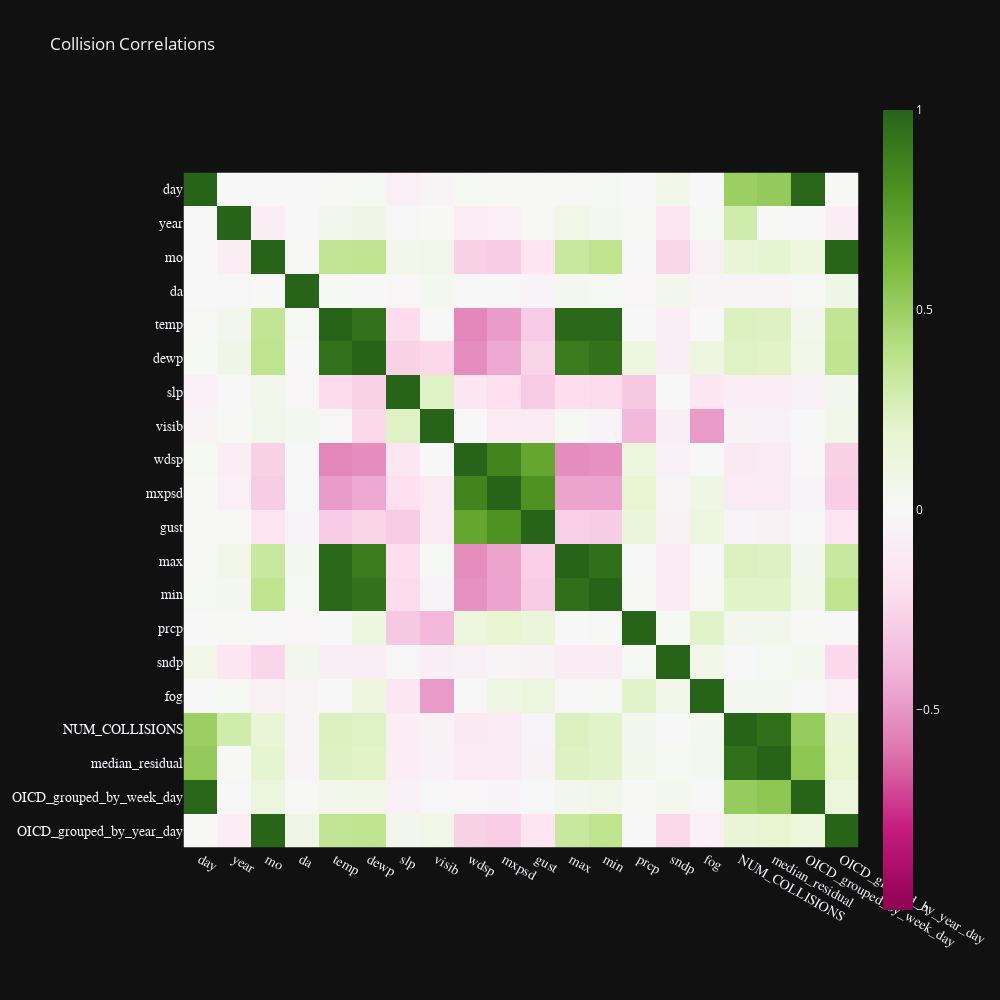
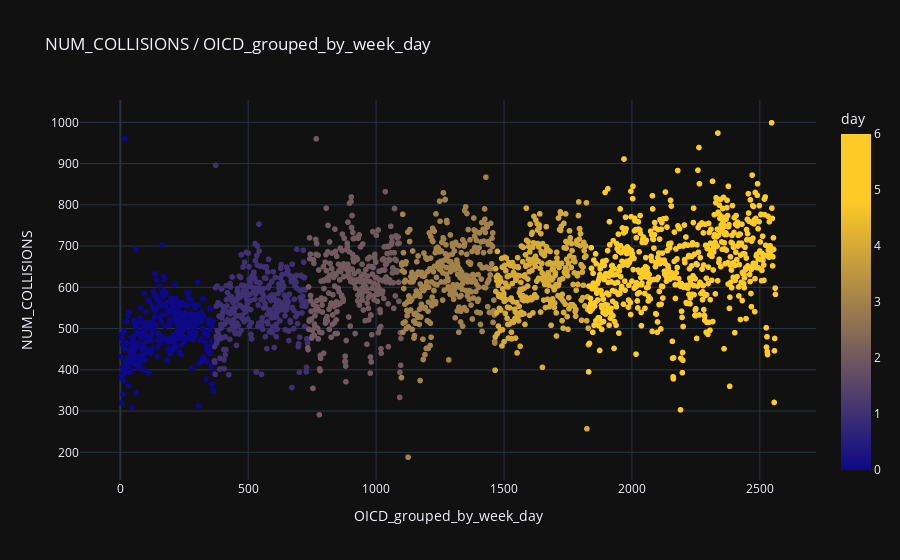
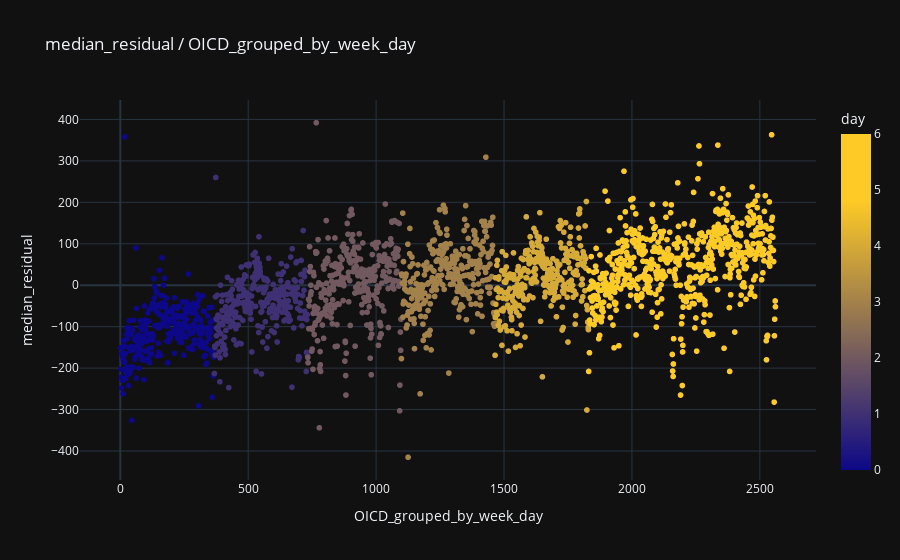
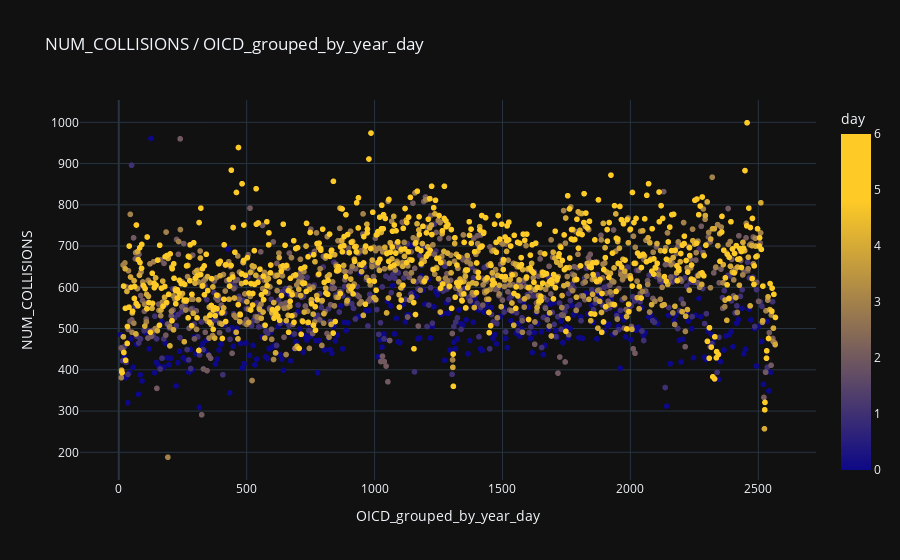

These figures' notebook cell, in order:
### Code cell
# Initial Correlation Overview
show_correlation_matrix(df, "Collision Correlations")

def scatter_x_y(x, y): px.scatter(
    df,
    x=x,
    y=y,
    color='day',
    color_continuous_scale=custom_plasma_scale,  # Use the custom Plasma scale
    title=y + ' / '+ x).show()
    


scatter_x_y(OICD, N_COLS)
scatter_x_y(OICD, MED_RES)
scatter_x_y(OICD_YEAR_DAY, N_COLS)
scatter_x_y(OICD_YEAR_DAY, MED_RES)

### Figure 1 — Plotly figure (JSON) as saved in the notebook; plotly's stock layout.template omitted (floating-point values rounded to 4 significant figures; data arrays with more than 128 entries replaced by an {"elided": "..."} marker saying what was removed)
{"data": [{"coloraxis": "coloraxis", "name": "0", "x": ["day", "year", "mo", "da", "temp", "dewp", "slp", "visib", "wdsp", "mxpsd", "gust", "max", "min", "prcp", "sndp", "fog", "NUM_COLLISIONS", "median_residual", "OICD_grouped_by_week_day", "OICD_grouped_by_year_day"], "y": ["day", "year", "mo", "da", "temp", "dewp", "slp", "visib", "wdsp", "mxpsd", "gust", "max", "min", "prcp", "sndp", "fog", "NUM_COLLISIONS", "median_residual", "OICD_grouped_by_week_day", "OICD_grouped_by_year_day"], "z": {"elided": "20x20 float values"}, "type": "heatmap", "xaxis": "x", "yaxis": "y", "hovertemplate": "x: %{x}<br>y: %{y}<br>color: %{z}<extra></extra>"}], "layout": {"xaxis": {"anchor": "y", "domain": [0.0, 1.0], "scaleanchor": "y", "constrain": "domain", "tickfont": {"family": "Century Gothic", "size": 14}}, "yaxis": {"anchor": "x", "domain": [0.0, 1.0], "autorange": "reversed", "constrain": "domain", "tickfont": {"family": "Century Gothic", "size": 14}, "range": [-1, 1]}, "coloraxis": {"colorscale": [[0.0, "rgb(142,1,82)"], [0.1, "rgb(197,27,125)"], [0.2, "rgb(222,119,174)"], [0.3, "rgb(241,182,218)"], [0.4, "rgb(253,224,239)"], [0.5, "rgb(247,247,247)"], [0.6, "rgb(230,245,208)"], [0.7, "rgb(184,225,134)"], [0.8, "rgb(127,188,65)"], [0.9, "rgb(77,146,33)"], [1.0, "rgb(39,100,25)"]], "cmin": -1, "cmax": 1}, "title": {"text": "Collision Correlations"}, "height": 1000, "width": 1000}}

### Figure 2 — Plotly figure (JSON) as saved in the notebook; plotly's stock layout.template omitted (floating-point values rounded to 4 significant figures; data arrays with more than 128 entries replaced by an {"elided": "..."} marker saying what was removed)
{"data": [{"hovertemplate": "OICD_grouped_by_week_day=%{x}<br>NUM_COLLISIONS=%{y}<br>day=%{marker.color}<extra></extra>", "legendgroup": "", "marker": {"color": {"elided": "2089 int values"}, "coloraxis": "coloraxis", "symbol": "circle"}, "mode": "markers", "name": "", "showlegend": false, "x": {"elided": "2089 int values"}, "xaxis": "x", "y": {"elided": "2089 int values"}, "yaxis": "y", "type": "scattergl"}], "layout": {"xaxis": {"anchor": "y", "domain": [0.0, 1.0], "title": {"text": "OICD_grouped_by_week_day"}}, "yaxis": {"anchor": "x", "domain": [0.0, 1.0], "title": {"text": "NUM_COLLISIONS"}}, "coloraxis": {"colorbar": {"title": {"text": "day"}}, "colorscale": [[0, "#0d0887"], [0.8, "#fdca26"], [1, "#fdca26"]]}, "legend": {"tracegroupgap": 0}, "title": {"text": "NUM_COLLISIONS / OICD_grouped_by_week_day"}}}

### Figure 3 — Plotly figure (JSON) as saved in the notebook; plotly's stock layout.template omitted (floating-point values rounded to 4 significant figures; data arrays with more than 128 entries replaced by an {"elided": "..."} marker saying what was removed)
{"data": [{"hovertemplate": "OICD_grouped_by_week_day=%{x}<br>median_residual=%{y}<br>day=%{marker.color}<extra></extra>", "legendgroup": "", "marker": {"color": {"elided": "2089 int values"}, "coloraxis": "coloraxis", "symbol": "circle"}, "mode": "markers", "name": "", "showlegend": false, "x": {"elided": "2089 int values"}, "xaxis": "x", "y": {"elided": "2089 float values"}, "yaxis": "y", "type": "scattergl"}], "layout": {"xaxis": {"anchor": "y", "domain": [0.0, 1.0], "title": {"text": "OICD_grouped_by_week_day"}}, "yaxis": {"anchor": "x", "domain": [0.0, 1.0], "title": {"text": "median_residual"}}, "coloraxis": {"colorbar": {"title": {"text": "day"}}, "colorscale": [[0, "#0d0887"], [0.8, "#fdca26"], [1, "#fdca26"]]}, "legend": {"tracegroupgap": 0}, "title": {"text": "median_residual / OICD_grouped_by_week_day"}}}

### Figure 4 — Plotly figure (JSON) as saved in the notebook; plotly's stock layout.template omitted (floating-point values rounded to 4 significant figures; data arrays with more than 128 entries replaced by an {"elided": "..."} marker saying what was removed)
{"data": [{"hovertemplate": "OICD_grouped_by_year_day=%{x}<br>NUM_COLLISIONS=%{y}<br>day=%{marker.color}<extra></extra>", "legendgroup": "", "marker": {"color": {"elided": "2089 int values"}, "coloraxis": "coloraxis", "symbol": "circle"}, "mode": "markers", "name": "", "showlegend": false, "x": {"elided": "2089 int values"}, "xaxis": "x", "y": {"elided": "2089 int values"}, "yaxis": "y", "type": "scattergl"}], "layout": {"xaxis": {"anchor": "y", "domain": [0.0, 1.0], "title": {"text": "OICD_grouped_by_year_day"}}, "yaxis": {"anchor": "x", "domain": [0.0, 1.0], "title": {"text": "NUM_COLLISIONS"}}, "coloraxis": {"colorbar": {"title": {"text": "day"}}, "colorscale": [[0, "#0d0887"], [0.8, "#fdca26"], [1, "#fdca26"]]}, "legend": {"tracegroupgap": 0}, "title": {"text": "NUM_COLLISIONS / OICD_grouped_by_year_day"}}}
